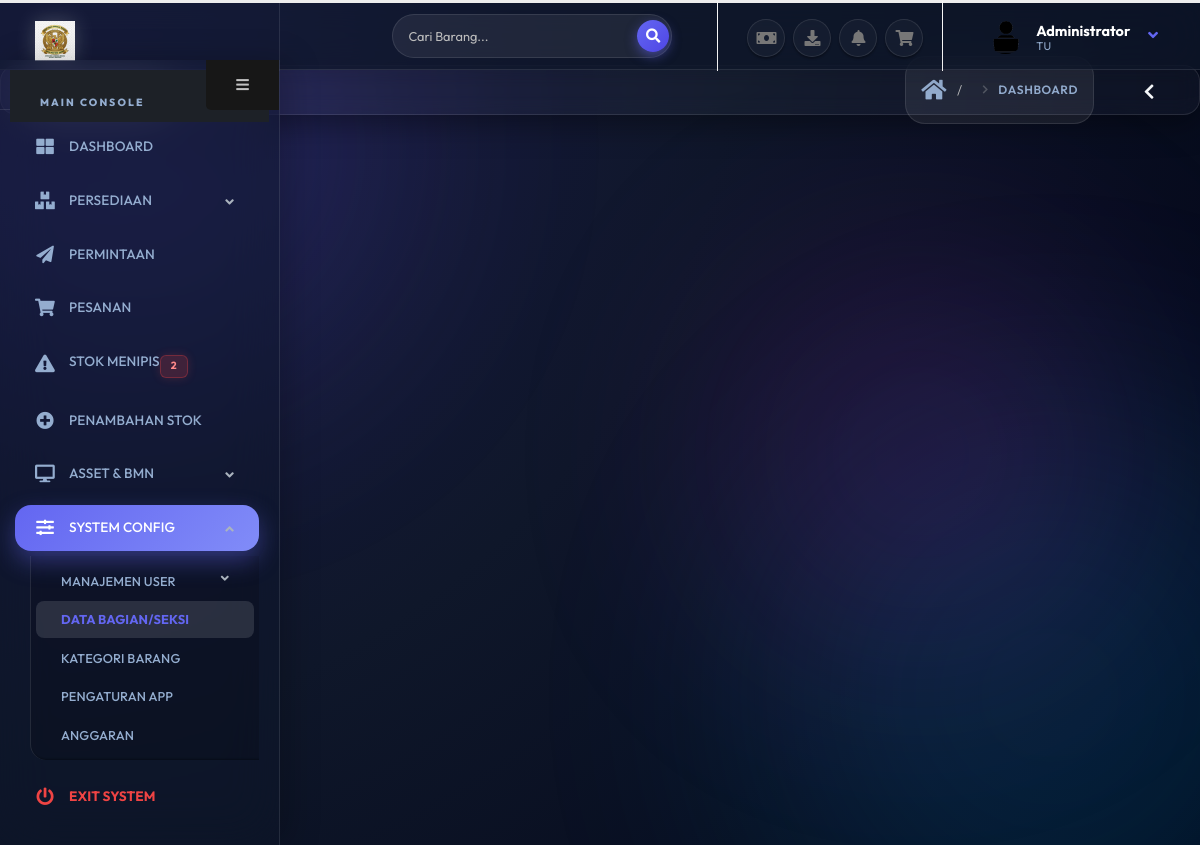
Screenshot of /su.php?p=bagian (signed in) with the database file from the repository.
### tables this page shows
CREATE TABLE setting (
  setting_id   VARCHAR(20) PRIMARY KEY,
  title_head   VARCHAR(100) NOT NULL,
  nama_kantor  VARCHAR(150) NOT NULL,
  alamat_kantor VARCHAR(200) NOT NULL,
  telp_kantor  VARCHAR(20) NOT NULL,
  email_kantor VARCHAR(50) NOT NULL,
  logo_header  VARCHAR(50) NOT NULL,
  created_at   DATETIME DEFAULT CURRENT_TIMESTAMP,
  updated_at   DATETIME DEFAULT CURRENT_TIMESTAMP
, favicon TEXT DEFAULT 'favicon.png');

CREATE TABLE bagian (
  id_seksi    VARCHAR(25) PRIMARY KEY,
  induk       VARCHAR(35) NOT NULL,
  bagian      VARCHAR(35) NOT NULL,
  keterangan  TEXT NOT NULL DEFAULT '',
  urutan      INTEGER NOT NULL DEFAULT 0,
  created_at  DATETIME DEFAULT CURRENT_TIMESTAMP
);

### content/bagian.php (the view, shortened to what this page needs)
<div class="row">
    <div class="col">
    </div>
</div>

### su.php (shortened to what this page needs)
<?php
$level = $_SESSION["levelp"];
if ($level === "su") {
    require_once "global/koneksi.php";
    $stmt_set = $bp->query("SELECT * FROM setting ORDER BY setting_id LIMIT 1");
    $set = $stmt_set->fetch();
    $stmt_sek = $bp->prepare("SELECT bagian FROM bagian WHERE id_seksi = :seksi");
    $stmt_sek->execute(['seksi' => $_SESSION['seksip']]);
    $sek = $stmt_sek->fetch();
?>
<!DOCTYPE html>
<html lang="id" class="fixed has-top-menu">
<head>
    <link rel="stylesheet" href="vendor/bootstrap/css/bootstrap.css" />
    <link rel="stylesheet" href="vendor/animate/animate.css">
    <link rel="stylesheet" href="vendor/font-awesome/css/all.min.css" />
    <link rel="stylesheet" href="vendor/magnific-popup/magnific-popup.css" />
    <link rel="stylesheet" href="vendor/bootstrap-datepicker/css/bootstrap-datepicker3.css" />
    <link rel="stylesheet" href="vendor/jquery-ui/jquery-ui.css" />
    <link rel="stylesheet" href="vendor/jquery-ui/jquery-ui.theme.css" />
    <link rel="stylesheet" href="vendor/select2/css/select2.css" />
    <link rel="stylesheet" href="vendor/select2-bootstrap-theme/select2-bootstrap.min.css" />
    <link rel="stylesheet" href="vendor/datatables/media/css/dataTables.bootstrap4.css" />
    <link rel="stylesheet" href="vendor/pnotify/pnotify.custom.css" />
    <link rel="stylesheet" href="css/theme.css" />
    <link rel="stylesheet" href="css/skins/default.css" />
    <link rel="stylesheet" href="css/custom.css">
</head>
<body onload="myFunction()" class="loading-overlay-showing" data-loading-overlay>
    <div class="blob blob-1"></div>
    <div class="blob blob-2"></div>
    <div class="blob blob-3"></div>
    <section class="body">
        <header class="header">
            <div class="logo-container">
                <a href="su.php" class="logo">
                    <img src="img/<?= htmlspecialchars($set['logo_header']) ?>" height="55" alt="Logo" />
                </a>
            </div>
            <div class="header-right">
                <form action="?p=stok" method="get" class="search nav-form d-none d-md-block mr-3">
                    <div class="input-group">
                        <input type="text" class="form-control" name="k" id="k" placeholder="Cari Barang...">
                        <span class="input-group-append">
                            <button class="btn btn-primary" type="submit"><i class="fas fa-search"></i></button>
                        </span>
                    </div>
                </form>
                <ul class="notifications">
                    <li>
                        <a href="#" class="dropdown-toggle notification-icon" data-toggle="dropdown">
                            <i class="fas fa-money-bill"></i>
                        </a>
                    </li>
                    <li>
                        <a href="#" class="dropdown-toggle notification-icon" data-toggle="dropdown">
                            <i class="fas fa-download"></i>
                        </a>
                    </li>
                    <li>
                        <a href="#" class="dropdown-toggle notification-icon" data-toggle="dropdown">
                            <i class="fas fa-bell"></i>
                        </a>
                    </li>
                    <li>
                        <a href="#" class="dropdown-toggle notification-icon" data-toggle="dropdown">
                            <i class="fas fa-shopping-cart"></i>
                        </a>
                    </li>
                </ul>
                <div id="userbox" class="userbox">
                    <a href="#" data-toggle="dropdown">
                        <figure class="profile-picture">
                            <img src="img/users/<?= htmlspecialchars($_SESSION['photop']) ?>" alt="User" class="rounded-circle" />
                        </figure>
                        <div class="profile-info">
                            <span class="name"><?= htmlspecialchars($_SESSION['namap']) ?></span>
                            <span class="role"><?= htmlspecialchars($sek['bagian'] ?? 'General') ?></span>
                        </div>
                        <i class="fa custom-caret"></i>
                    </a>
                </div>
            </div>
        </header>
        <section class="page-header">
            <h1 class="h2"><?php include("global/header.php"); ?></h1>
            <div class="right-wrapper text-right">
                <ol class="breadcrumbs">
                    <li><a href="su.php"><i class="fas fa-home"></i></a></li>
                    <li><span>Dashboard</span></li>
                </ol>
                <a class="sidebar-right-toggle" data-open="sidebar-right"><i class="fas fa-chevron-left"></i></a>
            </div>
        </section>
        <div class="inner-wrapper">
            <?php include("global/leftnav-su.php"); ?>
            <main role="main" class="content-body">
                <?php include("global/content.php"); ?>
            </main>
        </div>
    </section>
</body>
</html>
<?php
} else {
    header("location:index.php");
    exit;
}
?>

### css/skins/default.css (style rules this page uses)
a { color: #0088cc; }
html .btn-primary { background-color: #0088cc; border-color: #0088cc #0088cc #006699; color: #ffffff; }
.notifications .notification-menu:before, .notifications .notification-icon:before { border-bottom-color: #0088cc; }

### rows the page displays
setting: logo_header (picture)
bagian: bagian "TU"

### other values shown
$_SESSION['namap'] "Administrator"
$hampir "2"
